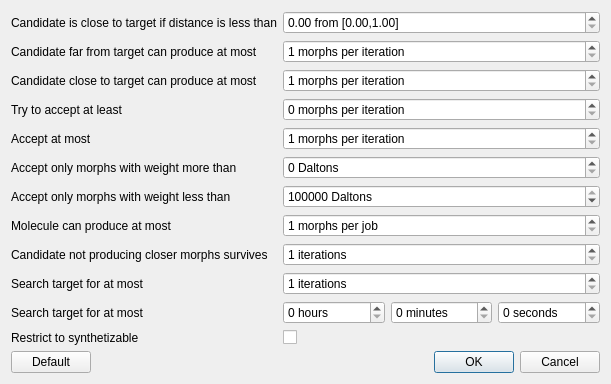
<?xml version="1.0" encoding="UTF-8"?>
<ui version="4.0">
 <class>ParametersDialog</class>
 <widget class="QDialog" name="ParametersDialog">
  <property name="geometry">
   <rect>
    <x>0</x>
    <y>0</y>
    <width>611</width>
    <height>378</height>
   </rect>
  </property>
  <property name="windowTitle">
   <string>Set parameters</string>
  </property>
  <layout class="QGridLayout" name="gridLayout">
   <item row="0" column="0" colspan="2">
    <layout class="QFormLayout" name="formLayout">
     <property name="fieldGrowthPolicy">
      <enum>QFormLayout::AllNonFixedFieldsGrow</enum>
     </property>
     <item row="0" column="0">
      <widget class="QLabel" name="labelDistToTargetDepthSwitch">
       <property name="text">
        <string>Candidate is close to target if distance is less than</string>
       </property>
      </widget>
     </item>
     <item row="0" column="1">
      <widget class="QDoubleSpinBox" name="doubleSpinDistToTargetDepthSwitch">
       <property name="suffix">
        <string> from [0.00,1.00]</string>
       </property>
       <property name="maximum">
        <double>1.000000000000000</double>
       </property>
       <property name="singleStep">
        <double>0.010000000000000</double>
       </property>
      </widget>
     </item>
     <item row="1" column="0">
      <widget class="QLabel" name="labelCntMorphs">
       <property name="text">
        <string>Candidate far from target can produce at most</string>
       </property>
      </widget>
     </item>
     <item row="1" column="1">
      <widget class="QSpinBox" name="spinCntMorphs">
       <property name="suffix">
        <string> morphs per iteration</string>
       </property>
       <property name="minimum">
        <number>1</number>
       </property>
       <property name="maximum">
        <number>1000</number>
       </property>
      </widget>
     </item>
     <item row="2" column="0">
      <widget class="QLabel" name="labelCntMorphsInDepth">
       <property name="text">
        <string>Candidate close to target can produce at most</string>
       </property>
      </widget>
     </item>
     <item row="2" column="1">
      <widget class="QSpinBox" name="spinCntMorphsInDepth">
       <property name="suffix">
        <string> morphs per iteration</string>
       </property>
       <property name="minimum">
        <number>1</number>
       </property>
       <property name="maximum">
        <number>1000</number>
       </property>
      </widget>
     </item>
     <item row="3" column="0">
      <widget class="QLabel" name="labelCntCandidatesToKeep">
       <property name="text">
        <string>Try to accept at least</string>
       </property>
      </widget>
     </item>
     <item row="3" column="1">
      <widget class="QSpinBox" name="spinCntCandidatesToKeep">
       <property name="suffix">
        <string> morphs per iteration</string>
       </property>
       <property name="minimum">
        <number>0</number>
       </property>
       <property name="maximum">
        <number>1000</number>
       </property>
       <property name="value">
        <number>0</number>
       </property>
      </widget>
     </item>
     <item row="4" column="0">
      <widget class="QLabel" name="labelCntCandidatesToKeepMax">
       <property name="text">
        <string>Accept at most</string>
       </property>
      </widget>
     </item>
     <item row="4" column="1">
      <widget class="QSpinBox" name="spinCntCandidatesToKeepMax">
       <property name="suffix">
        <string> morphs per iteration</string>
       </property>
       <property name="minimum">
        <number>1</number>
       </property>
       <property name="maximum">
        <number>1000</number>
       </property>
      </widget>
     </item>
     <item row="5" column="0">
      <widget class="QLabel" name="labelMinAcceptableMolecularWeight">
       <property name="text">
        <string>Accept only morphs with weight more than</string>
       </property>
      </widget>
     </item>
     <item row="5" column="1">
      <widget class="QDoubleSpinBox" name="doubleSpinMinAcceptableMolecularWeight">
       <property name="suffix">
        <string> Daltons</string>
       </property>
       <property name="decimals">
        <number>0</number>
       </property>
       <property name="maximum">
        <double>100000000.000000000000000</double>
       </property>
       <property name="singleStep">
        <double>0.100000000000000</double>
       </property>
      </widget>
     </item>
     <item row="6" column="0">
      <widget class="QLabel" name="labelMaxAcceptableMolecularWeight">
       <property name="text">
        <string>Accept only morphs with weight less than</string>
       </property>
      </widget>
     </item>
     <item row="6" column="1">
      <widget class="QDoubleSpinBox" name="doubleSpinMaxAcceptableMolecularWeight">
       <property name="suffix">
        <string> Daltons</string>
       </property>
       <property name="decimals">
        <number>0</number>
       </property>
       <property name="maximum">
        <double>100000000.000000000000000</double>
       </property>
       <property name="singleStep">
        <double>0.100000000000000</double>
       </property>
       <property name="value">
        <double>100000.000000000000000</double>
       </property>
      </widget>
     </item>
     <item row="7" column="0">
      <widget class="QLabel" name="labelCntMaxMorphs">
       <property name="text">
        <string>Molecule can produce at most</string>
       </property>
      </widget>
     </item>
     <item row="7" column="1">
      <widget class="QSpinBox" name="spinCntMaxMorphs">
       <property name="suffix">
        <string> morphs per job</string>
       </property>
       <property name="minimum">
        <number>1</number>
       </property>
       <property name="maximum">
        <number>3000</number>
       </property>
      </widget>
     </item>
     <item row="8" column="0">
      <widget class="QLabel" name="labelItThreshold">
       <property name="text">
        <string>Candidate not producing closer morphs survives</string>
       </property>
      </widget>
     </item>
     <item row="8" column="1">
      <widget class="QSpinBox" name="spinItThreshold">
       <property name="suffix">
        <string> iterations</string>
       </property>
       <property name="minimum">
        <number>1</number>
       </property>
       <property name="maximum">
        <number>50</number>
       </property>
      </widget>
     </item>
     <item row="9" column="0">
      <widget class="QLabel" name="labelCntIterations">
       <property name="text">
        <string>Search target for at most</string>
       </property>
      </widget>
     </item>
     <item row="9" column="1">
      <widget class="QSpinBox" name="spinCntIterations">
       <property name="suffix">
        <string> iterations</string>
       </property>
       <property name="minimum">
        <number>1</number>
       </property>
       <property name="maximum">
        <number>2147483647</number>
       </property>
      </widget>
     </item>
     <item row="10" column="0">
      <widget class="QLabel" name="labelTimeMaxSeconds">
       <property name="text">
        <string>Search target for at most</string>
       </property>
      </widget>
     </item>
     <item row="10" column="1">
      <layout class="QHBoxLayout" name="hLayoutTimeMax">
       <item>
        <layout class="QHBoxLayout" name="hLayoutTimeMaxTime">
         <item>
          <widget class="QSpinBox" name="spinTimeMaxHours">
           <property name="sizePolicy">
            <sizepolicy hsizetype="Expanding" vsizetype="Fixed">
             <horstretch>0</horstretch>
             <verstretch>0</verstretch>
            </sizepolicy>
           </property>
           <property name="suffix">
            <string> hours</string>
           </property>
           <property name="maximum">
            <number>596523</number>
           </property>
          </widget>
         </item>
         <item>
          <widget class="QSpinBox" name="spinTimeMaxMinutes">
           <property name="sizePolicy">
            <sizepolicy hsizetype="Expanding" vsizetype="Fixed">
             <horstretch>0</horstretch>
             <verstretch>0</verstretch>
            </sizepolicy>
           </property>
           <property name="suffix">
            <string> minutes</string>
           </property>
           <property name="maximum">
            <number>59</number>
           </property>
          </widget>
         </item>
         <item>
          <widget class="QSpinBox" name="spinTimeMaxSeconds">
           <property name="sizePolicy">
            <sizepolicy hsizetype="Expanding" vsizetype="Fixed">
             <horstretch>0</horstretch>
             <verstretch>0</verstretch>
            </sizepolicy>
           </property>
           <property name="suffix">
            <string> seconds</string>
           </property>
           <property name="minimum">
            <number>0</number>
           </property>
           <property name="maximum">
            <number>59</number>
           </property>
          </widget>
         </item>
        </layout>
       </item>
      </layout>
     </item>
     <item row="11" column="0">
      <widget class="QLabel" name="labelSyntetizeAbility">
       <property name="text">
        <string>Restrict to synthetizable</string>
       </property>
      </widget>
     </item>
     <item row="11" column="1">
      <widget class="QCheckBox" name="chbUseSyntetizedFilter">
       <property name="text">
        <string/>
       </property>
      </widget>
     </item>
    </layout>
   </item>
   <item row="1" column="0">
    <widget class="QPushButton" name="buttonDefault">
     <property name="text">
      <string>Default</string>
     </property>
    </widget>
   </item>
   <item row="1" column="1">
    <widget class="QDialogButtonBox" name="buttonBox">
     <property name="orientation">
      <enum>Qt::Horizontal</enum>
     </property>
     <property name="standardButtons">
      <set>QDialogButtonBox::Cancel|QDialogButtonBox::Ok</set>
     </property>
    </widget>
   </item>
  </layout>
 </widget>
 <resources/>
 <connections>
  <connection>
   <sender>buttonBox</sender>
   <signal>accepted()</signal>
   <receiver>ParametersDialog</receiver>
   <slot>accept()</slot>
   <hints>
    <hint type="sourcelabel">
     <x>248</x>
     <y>254</y>
    </hint>
    <hint type="destinationlabel">
     <x>157</x>
     <y>274</y>
    </hint>
   </hints>
  </connection>
  <connection>
   <sender>buttonBox</sender>
   <signal>rejected()</signal>
   <receiver>ParametersDialog</receiver>
   <slot>reject()</slot>
   <hints>
    <hint type="sourcelabel">
     <x>316</x>
     <y>260</y>
    </hint>
    <hint type="destinationlabel">
     <x>286</x>
     <y>274</y>
    </hint>
   </hints>
  </connection>
 </connections>
</ui>
